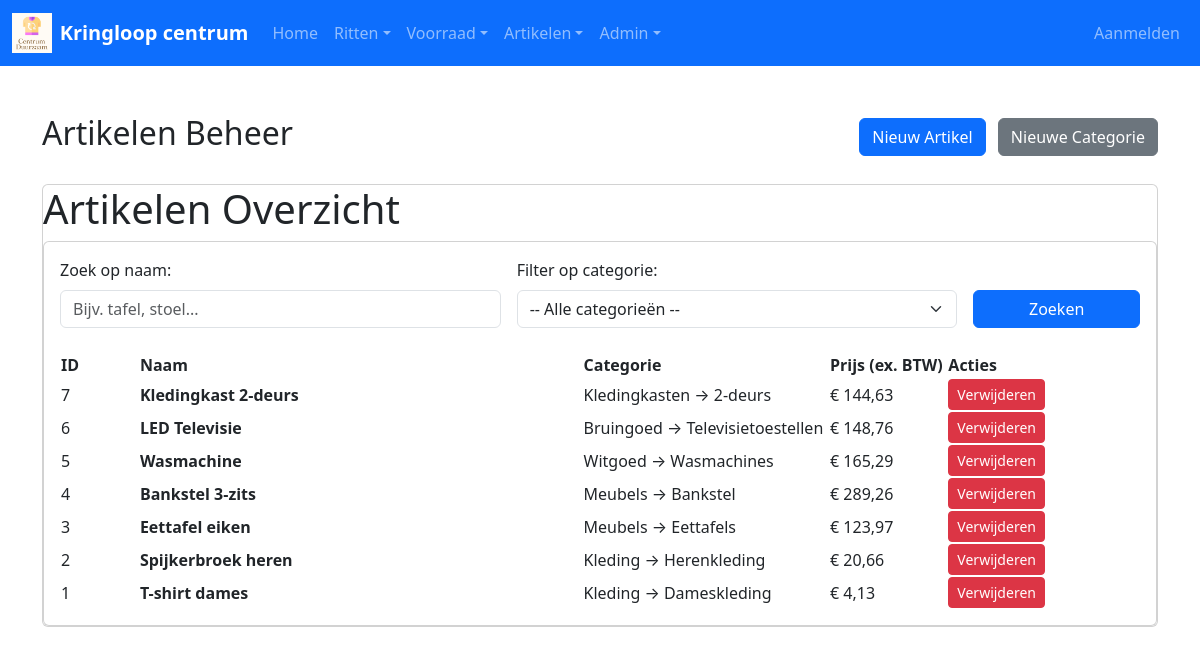
The app's page /artikelen.php with its own data.
### tables this page shows
CREATE TABLE `artikel` (

  `id` int NOT NULL,

  `categorie_id` int NOT NULL,

  `naam` varchar(255) NOT NULL,

  `omschrijving` TEXT,

  `merk` VARCHAR(100),

  `kleur` VARCHAR(50),

  `afmeting_maat` VARCHAR(50),

  `prijs_ex_btw` decimal(10,2) NOT NULL,

  `created_at` TIMESTAMP DEFAULT CURRENT_TIMESTAMP,

  `updated_at` TIMESTAMP DEFAULT CURRENT_TIMESTAMP ON UPDATE CURRENT_TIMESTAMP

);

CREATE TABLE `categorie` (

  `id` int NOT NULL,

  `categorie` varchar(255) NOT NULL,

  `subcategorie` VARCHAR(100),

  `code` VARCHAR(20) UNIQUE

);

### classes/Artikel.php (called while the page is built, shortened)
<?php
class Artikel {
    public $pdo;
    public function __construct($database) {
        $this->pdo = $database;
    }
    public function getAlleArtikelen() {
        $query = "SELECT artikel.*, categorie.categorie, categorie.subcategorie, categorie.code
                  FROM artikel
                  LEFT JOIN categorie ON artikel.categorie_id = categorie.id
                  ORDER BY artikel.id DESC";
        $stmt = $this->pdo->prepare($query);
        $stmt->execute();
        return $stmt->fetchAll(PDO::FETCH_ASSOC);
    }
}
?>

### artikelen.php (the view, shortened to what this page needs)
<?php
require_once 'includes/db.php';
require_once 'classes/Artikel.php';
$artikel = new Artikel($pdo);
$zoekterm = isset($_GET['zoekterm']) ? trim($_GET['zoekterm']) : '';
$categorie_filter = isset($_GET['categorie']) ? trim($_GET['categorie']) : '';
if(!empty($zoekterm) || !empty($categorie_filter)) {
    $artikelen = $artikel->zoekArtikelen($zoekterm, $categorie_filter);
} else {
    $artikelen = $artikel->getAlleArtikelen();
}
include 'includes/header.php';
?>
<div class="container my-5">
    <div class="d-flex justify-content-between align-items-center mb-4">
        <h2>Artikelen Beheer</h2>
        <div>
            <a href="artikel_toevoegen.php" class="btn btn-primary me-2">Nieuw Artikel</a>
            <a href="categorie_toevoegen.php" class="btn btn-secondary">Nieuwe Categorie</a>
        </div>
    </div>
    <div class="card">
        <h1>Artikelen Overzicht</h1>
        <div class="card">
            <div class="card-body">
            <form method="GET" class="row g-3 mb-4">
                <div class="col-md-5">
                    <label for="zoekterm" class="form-label">Zoek op naam:</label>
                    <input type="text" id="zoekterm" name="zoekterm" class="form-control"
                           placeholder="Bijv. tafel, stoel..."
                           value="<?php echo $zoekterm; ?>">
                </div>
                <div class="col-md-5">
                    <label for="categorie" class="form-label">Filter op categorie:</label>
                    <select id="categorie" name="categorie" class="form-select">
                        <option value="">-- Alle categorieën --</option>
                    </select>
                </div>
                <div class="col-md-2 d-flex align-items-end">
                    <button type="submit" class="btn btn-primary w-100">Zoeken</button>
                </div>
            </form>
        <table>
            <thead>
                <tr>
                    <th style="width: 8%;">ID</th>
                    <th style="width: 45%;">Naam</th>
                    <th style="width: 25%;">Categorie</th>
                    <th style="width: 12%;">Prijs (ex. BTW)</th>
                    <th style="width: 10%;">Acties</th>
                </tr>
            </thead>
            <tbody>
                <?php if(count($artikelen) > 0): ?>
                    <?php foreach($artikelen as $item): ?>
                        <tr>
                            <td><?php echo $item['id']; ?></td>
                            <td><strong><?php echo htmlspecialchars($item['naam']); ?></strong></td>
                            <td>
                                <span class="categorie-badge">
                                    <?php echo htmlspecialchars($item['categorie']); ?>
                                </span>
                                <?php if($item['subcategorie']): ?>
                                    <span class="subcategorie-text">
                                        → <?php echo htmlspecialchars($item['subcategorie']); ?>
                                    </span>
                                <?php endif; ?>
                            </td>
                            <td>&euro; <?php echo number_format($item['prijs_ex_btw'], 2, ',', '.'); ?></td>
                            <td>
                                <a href="artikel_verwijderen.php?id=<?php echo $item['id']; ?>"
                                       class="btn btn-sm btn-danger"
                                       onclick="return confirm('Weet je zeker dat je dit artikel wilt verwijderen?');">
                                        Verwijderen
                                    </a>
                            </td>
                        </tr>
                    <?php endforeach; ?>
                <?php endif; ?>
            </tbody>
        </table>
    </div>
</div>
<?php include 'includes/footer.php'; ?>

### assets/css/style.css (style rules this page uses)
:root { --primary-blue: #3366CC; --hover-blue: #2952A3; }

### records on screen
artikel: id "7", naam "Kledingkast 2-deurs", categorie.categorie "Kledingkasten", categorie.subcategorie "2-deurs", prijs_ex_btw "144,63"
artikel: id "6", naam "LED Televisie", categorie.categorie "Bruingoed", categorie.subcategorie "Televisietoestellen", prijs_ex_btw "148,76"
artikel: id "5", naam "Wasmachine", categorie.categorie "Witgoed", categorie.subcategorie "Wasmachines", prijs_ex_btw "165,29"
artikel: id "4", naam "Bankstel 3-zits", categorie.categorie "Meubels", categorie.subcategorie "Bankstel", prijs_ex_btw "289,26"
artikel: id "3", naam "Eettafel eiken", categorie.categorie "Meubels", categorie.subcategorie "Eettafels", prijs_ex_btw "123,97"
artikel: id "2", naam "Spijkerbroek heren", categorie.categorie "Kleding", categorie.subcategorie "Herenkleding", prijs_ex_btw "20,66"
artikel: id "1", naam "T-shirt dames", categorie.categorie "Kleding", categorie.subcategorie "Dameskleding", prijs_ex_btw "4,13"
